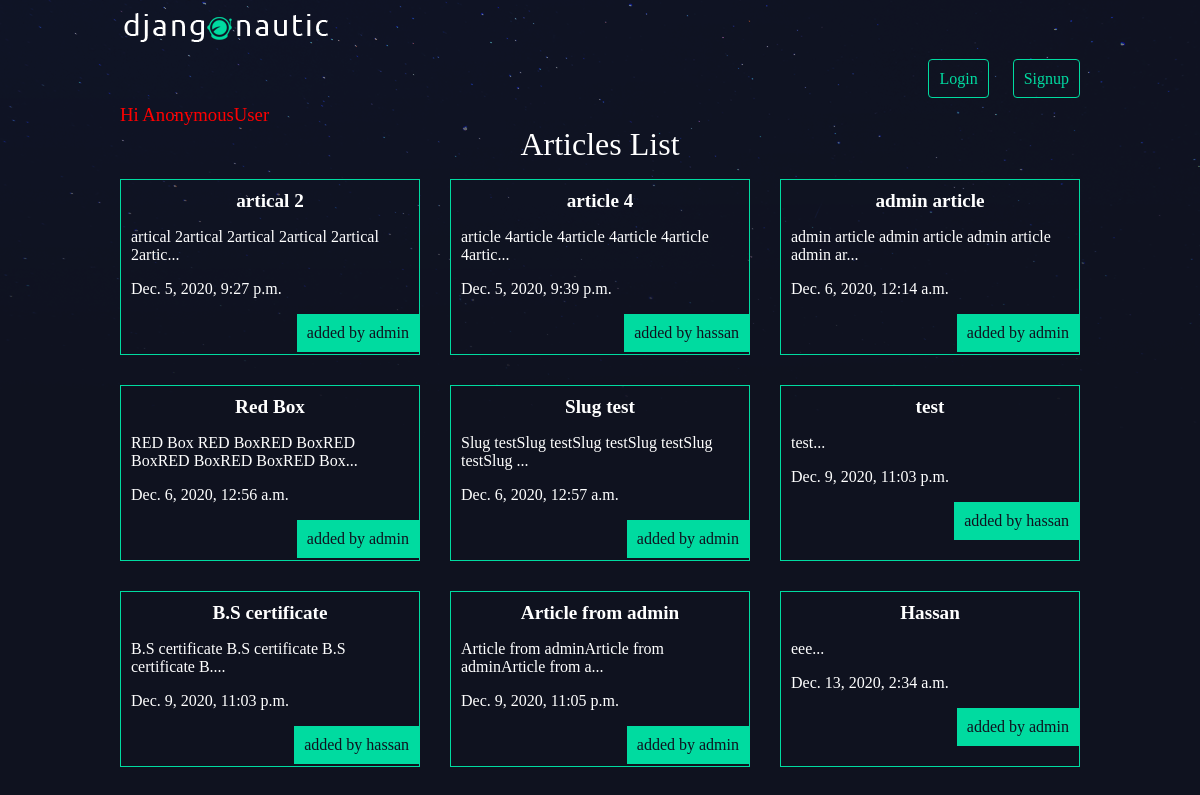
The app's page /articles/ with its own data.
### articles/models.py (models this page shows, shortened)
class Article(models.Model):
    title = models.CharField(max_length=100)
    slug = models.SlugField(blank=True, null=True)
    body = models.TextField()
    date = models.DateTimeField(auto_now_add=True)
    thumb = models.ImageField(default='defult.jpg', blank = True)
    author  =  models.ForeignKey(User,on_delete=models.PROTECT,default=None)
    def snippet(self):
        return self.body[:50] + '...'

### articles/views.py (the view)
# urls.py: path('', views.article_list, name="list"),
def article_list(request):
    articles = Article.objects.all().order_by('date')
    return render(request, 'articles/article_list.html', {'articles': articles})

### articles/templates/articles/article_list.html
{% extends 'base_layout.html' %}
{% block content%}
    <h3 style="color:red">Hi {{user}}</h3>
    <h1 class="topic">Articles List</h1>
    <div class="articles">
    {% for article in articles %}
        <div class="article">
            <h2 class="article-topic"><a href="{% url 'articles:detail' slug=article.slug %}">{{ article.title }}</a></h2>
            <p>{{ article.snippet }}</p>
            <p>{{ article.date }}</p>
            <p class='author'> added by {{ article.author.username }}</p>
        </div>
    {% endfor %}
    </div>
{% endblock %}

### templates/base_layout.html (shortened to what this page needs)
{% load static %}
<!DOCTYPE html>
<html lang="en">
<head>
    <link rel="stylesheet" href="{% static 'styles.css' %}">
</head>
    <body>
        <div class="wrapper">
            <h1><a href="{% url 'home' %}"> <img src="{% static 'logo.png' %}" alt=""> </a></h1>
            <nav>
                <ul>
                  {% if user.is_authenticated %}
                    <li><a href = "{% url 'articles:create' %}" class ="highlight">New Article</a></li>
                    <li>
                        <form class='logout-link' action="{% url 'accounts:logout' %}" method="post">
                            {% csrf_token %}
                            <button class= "logout" type='submit'>Logout</button>
                        </form>
                    </li>
                  {% else %}
                    <li><a href = "{% url 'accounts:login' %}" class ="highlight">Login</a></li>
                    <li><a href = "{% url 'accounts:signup' %}" class ="highlight">Signup</a></li>
                  {% endif %}
                </ul>
            </nav>
            {% block content %}
            {% endblock %}
        </div>
    </body>
</html>

### assets/styles.css (style rules this page uses)
body { background-color: #0f121f; background-image: url(stars.png); background-repeat: no-repeat; color: #fff; }
body * { font-family: Ubuntu; }
h1, h2, h3, h4, h5 { font-weight: normal; margin: 0; }
a, a:hover, a:visited { color: #fff; text-decoration: none; }
.wrapper { max-width: 960px; margin: 0 auto; }
nav { justify-self: end; }
nav li { display: inline-block; margin-left: 20px; }
.articles { display: grid; grid-template-columns: 1fr 1fr 1fr; grid-gap: 30px; }
.article { padding: 10px; border: 1px solid #00dba0; position: relative; padding-bottom: 40px; }
.article h2 { font-size: 1.2em; }
.article .author { padding: 10px; background: #00dba0; position: absolute; right: 0; margin: 0; color: #0f121f; }
.topic { text-align: center; margin-bottom: .5em; }
.article-topic { text-align: center; font-weight: bold; }
a.highlight { border: 1px solid #00dba0; padding: 10px; border-radius: 4px; color: #00dba0; }

### records on screen
Article: title "artical 2", snippet "artical 2artical 2artical 2artical 2artical 2artic...", date "Dec. 5, 2020, 9:27 p.m.", author.username "admin"
Article: title "article 4", snippet "article 4article 4article 4article 4article 4artic...", date "Dec. 5, 2020, 9:39 p.m.", author.username "hassan"
Article: title "admin article", snippet "admin article admin article admin article admin ar...", date "Dec. 6, 2020, 12:14 a.m.", author.username "admin"
Article: title "Red Box", snippet "RED Box RED BoxRED BoxRED BoxRED BoxRED BoxRED Box...", date "Dec. 6, 2020, 12:56 a.m.", author.username "admin"
Article: title "Slug test", snippet "Slug testSlug testSlug testSlug testSlug testSlug ...", date "Dec. 6, 2020, 12:57 a.m.", author.username "admin"
Article: title "test", snippet "test...", date "Dec. 9, 2020, 11:03 p.m.", author.username "hassan"
Article: title "B.S certificate", snippet "B.S certificate B.S certificate B.S certificate B....", date "Dec. 9, 2020, 11:03 p.m.", author.username "hassan"
Article: title "Article from admin", snippet "Article from adminArticle from adminArticle from a...", date "Dec. 9, 2020, 11:05 p.m.", author.username "admin"
Article: title "Hassan", snippet "eee...", date "Dec. 13, 2020, 2:34 a.m.", author.username "admin"

### other values on screen
{{ user }} "AnonymousUser"
